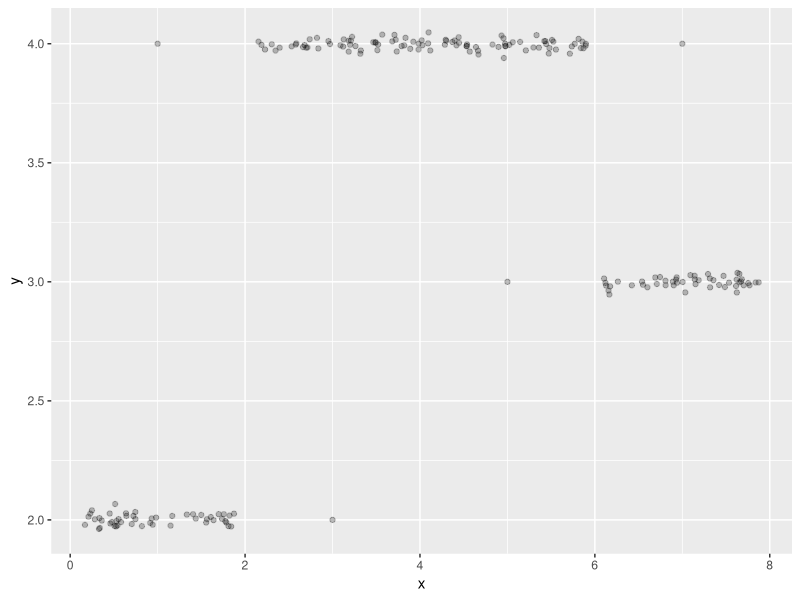

Recreate this plot in R.
## ---- chunk 1
suppressWarnings(library(ggplot2))
library(ggplot2)
set.seed(31415)

x1 <- runif(49, 0.1, 1.9)
x2 <- runif(98, 2.1, 5.9)
x3 <- runif(49, 6.1, 7.9)
x4 <- c(1,3,5,7)
x <- c(x1, x2, x3, x4)

y1 <- 2 + rnorm(49, 0, 0.02)
y2 <- 4 + rnorm(98, 0, 0.02)
y3 <- 3 + rnorm(49, 0, 0.02)
y4 <- c(4, 2, 3, 4)
y <- c(y1, y2, y3, y4)

d = data.frame(x, y)

ggplot(data = d, aes(x = x, y = y)) +
  geom_point(alpha = 0.25)
